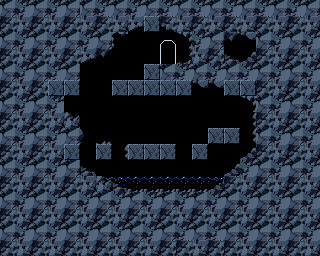

Tiled map render using the project's own tile images. Description and the whole map definition, tile-layer contents included, below:
An orthogonal 20x16 tile map with 16x16 px tiles, 2 tile layers (Background, Tile Layer 1).

<map version="1.0" orientation="orthogonal" renderorder="right-down" width="20" height="16" tilewidth="16" tileheight="16" nextobjectid="1">
 <tileset firstgid="1" name="PrtCave" tilewidth="16" tileheight="16" tilecount="80" columns="16">
  <image source="Content/Tilesets/PrtCave.png" width="256" height="80" />
 </tileset>
 <layer name="Background" width="20" height="16">
  <data encoding="csv">
34,33,34,33,34,34,33,34,33,34,33,34,33,34,33,34,33,34,33,34,
50,49,50,49,50,49,50,49,3,2,6,49,50,49,50,49,50,49,50,49,
34,33,34,33,34,33,34,36,1,1,11,37,33,34,4,5,34,33,34,33,
50,49,50,49,50,3,4,1,1,1,27,53,49,50,20,21,50,49,50,49,
34,33,34,33,34,1,1,1,1,1,34,33,34,33,34,33,34,33,34,33,
50,49,50,49,1,1,1,1,1,1,1,1,5,5,1,1,50,49,50,49,
34,33,34,33,1,1,1,1,1,1,1,1,1,1,1,37,34,33,34,33,
50,49,50,49,19,1,1,1,1,1,1,1,1,1,1,51,50,49,50,49,
34,33,34,33,34,38,17,1,1,1,1,1,1,1,1,51,34,33,34,33,
50,49,50,49,1,1,1,51,1,1,1,1,1,1,1,21,50,49,50,49,
34,33,34,33,34,20,1,1,1,1,1,1,1,1,21,33,34,33,34,33,
50,49,50,49,50,49,7,8,23,23,23,23,23,9,50,49,50,49,50,49,
34,33,34,33,34,33,34,33,34,33,34,33,34,33,34,33,34,33,34,33,
50,49,50,49,50,49,50,49,50,49,50,49,50,49,50,49,50,49,50,49,
34,33,34,33,34,33,34,33,34,33,34,33,34,33,34,33,34,33,34,33,
50,49,50,49,50,49,50,49,50,49,50,50,49,50,50,49,50,49,50,49
</data>
 </layer>
 <layer name="Tile Layer 1" width="20" height="16">
  <data encoding="csv">
0,0,0,0,0,0,0,0,0,0,0,0,0,0,0,0,0,0,0,0,
0,0,0,0,0,0,0,0,0,2,0,0,0,0,0,0,0,0,0,0,
0,0,0,0,0,0,0,0,0,0,0,0,0,0,0,0,0,0,0,0,
0,0,0,0,0,0,0,0,0,0,0,0,0,0,0,0,0,0,0,0,
0,0,0,0,0,0,0,0,0,2,0,0,0,0,0,0,0,0,0,0,
0,0,0,2,2,0,0,2,2,2,2,2,0,0,2,2,0,0,0,0,
0,0,0,0,0,0,0,0,0,0,0,0,0,0,0,0,0,0,0,0,
0,0,0,0,0,0,0,0,0,0,0,0,0,0,0,0,0,0,0,0,
0,0,0,0,0,0,0,0,0,0,0,0,0,2,2,0,0,0,0,0,
0,0,0,0,2,0,2,0,2,2,2,0,2,0,0,0,0,0,0,0,
0,0,0,0,0,0,0,0,0,0,0,0,0,0,0,0,0,0,0,0,
0,0,0,0,0,0,0,0,0,0,0,0,0,0,0,0,0,0,0,0,
0,0,0,0,0,0,0,0,0,0,0,0,0,0,0,0,0,0,0,0,
0,0,0,0,0,0,0,0,0,0,0,0,0,0,0,0,0,0,0,0,
0,0,0,0,0,0,0,0,0,0,0,0,0,0,0,0,0,0,0,0,
0,0,0,0,0,0,0,0,0,0,0,0,0,0,0,0,0,0,0,0
</data>
 </layer>
</map>